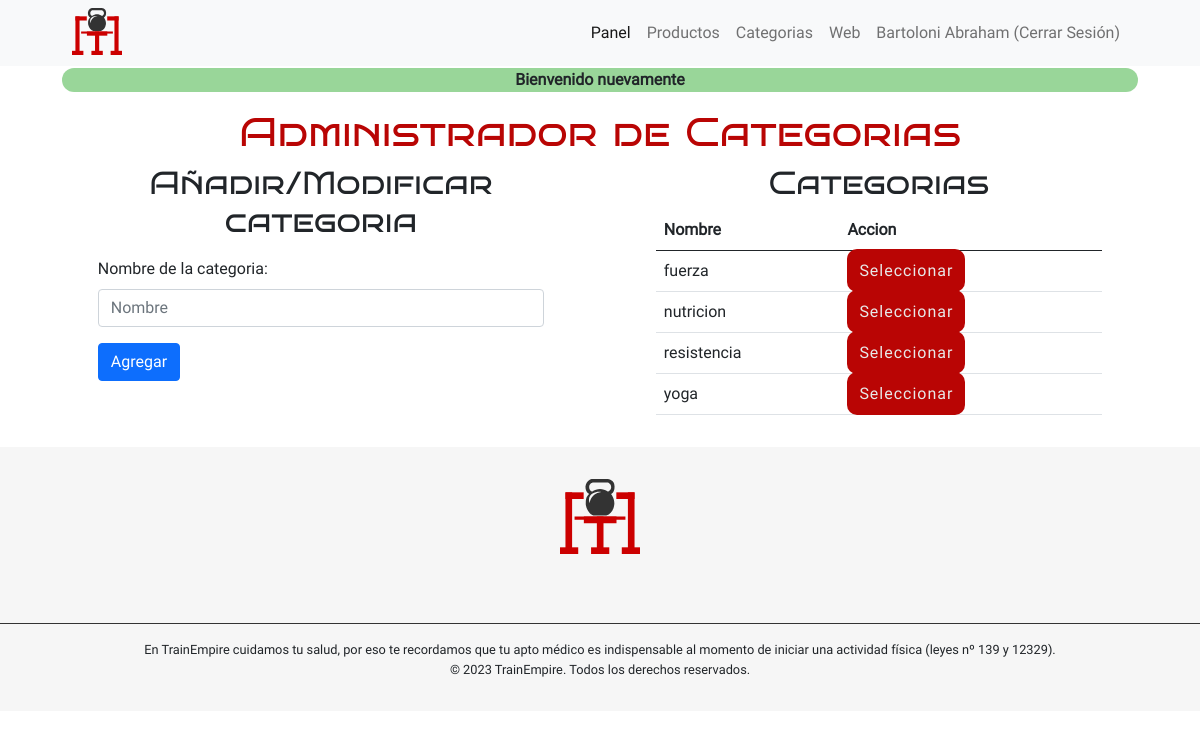
/sitio/admin/index.php?s=categorias (signed in), run on the app's committed database.
### tables this page shows
CREATE TABLE `usuarios` (
  `id_usuarios` int(10) UNSIGNED NOT NULL,
  `roles_fk` int(10) UNSIGNED NOT NULL,
  `email` varchar(255) NOT NULL,
  `password` varchar(255) NOT NULL,
  `username` varchar(45) DEFAULT NULL,
  `imagen` varchar(255) DEFAULT NULL
);

CREATE TABLE `categorias` (
  `id_categorias` int(10) UNSIGNED NOT NULL,
  `nombre` varchar(45) NOT NULL
);

### sitio/bootstrap/autoload.php (called while the page is built, shortened)
<?php
spl_autoload_register(function($nombreDeLaClase){
    $nombreDeLaClase = str_replace('\\', '/', $nombreDeLaClase);
    $rutaDeLaClase = __DIR__ . '/../clases/'. $nombreDeLaClase.'.php';
    $rutaDeLaClaseModelos = __DIR__ . '/../clases/modelos/'. $nombreDeLaClase.'.php';
    $rutaDeLaClaseAutenticacion = __DIR__ . '/../clases/autenticacion/'. $nombreDeLaClase.'.php';
});

### sitio/clases/autenticacion/Autenticacion.php (called while the page is built, shortened)
<?php
  require_once __DIR__ . '/../../bootstrap/autoload.php';
class Autenticacion{
    public function estaAutenticado():bool{
        return isset($_SESSION['id_usuarios']);
    }
    public function getUsuario(): ?Usuario{
        return (new Usuario)->porId($_SESSION['id_usuarios']);
    }
}

### sitio/clases/modelos/Modelo.php (called while the page is built, shortened)
<?php
require_once __DIR__ . '/../../bootstrap/autoload.php';
class Modelo{
    protected string $tabla = "";
    protected string $clavePrimaria = "";
    public function todo():array{
        $bd = BD::getConexion();
        $query = "SELECT * FROM " . $this->tabla;
        $stmt = $bd->prepare($query);
        $stmt->execute();
        $stmt->setFetchMode(PDO::FETCH_CLASS,static::class);
        return $stmt->fetchAll();
    }
    public function porId(int $id): ?static {
        $bd = BD::getConexion();
        $query = "SELECT * FROM " . $this->tabla . "
        WHERE " . $this->clavePrimaria . " = ?";
        $stmt = $bd->prepare($query);
        $stmt->execute([$id]);
        $stmt->setFetchMode(PDO::FETCH_CLASS, static::class);
        $instancia = $stmt->fetch();
        return $instancia;
    }
}

### sitio/clases/modelos/Usuario.php (called while the page is built, shortened)
<?php
class Usuario extends Modelo{
    private int $roles_fk;
    private ?string $username;
    public function getRolFk(): int
    {
        return $this->roles_fk;
    }
    public function getUsername(): ?string
    {
        return $this->username;
    }
}

### sitio/clases/modelos/Categorias.php (called while the page is built, shortened)
<?php
class Categorias extends Modelo{
    private int $id_categorias;
    private string $nombre;
    public function getNombre(): string{
        return $this->nombre;
    }
    public function getId(): string{
        return $this->id_categorias;
    }
}

### sitio/admin/secciones/categorias.php (the view, shortened to what this page needs)
<?php
$categorias = (new Categorias)->todo();
$id = isset($_GET['id'])? $_GET['id']: null;
if(isset($_SESSION['errores'])) {
    $errores = $_SESSION['errores'];
    unset($_SESSION['errores']);
} else {
    $errores = [];
}
if(isset($_SESSION['oldData'])) {
    $oldData = $_SESSION['oldData'];
    unset($_SESSION['oldData']);
} else {
    $oldData = [];
}
?>
<section>
    <h1>Administrador de Categorias</h1>
   <div class="admin-categorias">
   <section>
        <h2>Añadir/Modificar categoria</h2>
        <form action="acciones/administrar-categoria.php" method="post">
            <div class="row mt-3">
                <div class="col-md-12">
                    <label class="form-label" for="nombre">Nombre de la categoria:</label>
                    <input
                        type="text"
                        id="nombre"
                        name="nombre"
                        placeholder="Nombre"
                        class="form-control"
                        <?php if($id != null): ?>
                            value="<?= $categoria->getNombre()?>"
                        <?php else: ?>
                            value="<?= $oldData['nombre'] ?? null;?>"
                        <?php endif; ?>
                        <?php if(isset($errores['nombre'])): ?> aria-describedby="error-nombre" <?php endif; ?>>
                </div>
            </div>
            <div class="row mt-3">
                <div class="col-md-12">
                <?php if($id == null):?>
                    <button type="submit" class="btn btn-primary" name="accion" value="agregar">Agregar</button>
                <?php else:?>
                    <button type="submit" class="btn btn-warning" name="accion" value="editar">Editar</button>
                    <button type="submit" class="btn btn-danger" name="accion" value="eliminar">Eliminar</button>
                    <a href="../admin/index.php?s=categorias" class="btn btn-primary">Restaurar</a>
                <?php endif;?>
                </div>
            </div>
        </form>
    </section>
    <section>
        <h2>Categorias</h2>
            <table class="table">
            <thead class="thead-dark">
                <tr>
                    <th>Nombre</th>
                    <th>Accion</th>
                </tr>
            </thead>
            <tbody>
                <?php foreach ($categorias as $categoria):?>
                <tr>
                    <td><?=$categoria->getNombre();?></td>
                    <td>
                        <a href="index.php?s=categorias&id=<?= $categoria->getId();?>" class="btn-contacto">Seleccionar</a>
                    </td>
                </tr>
                <?php endforeach;?>
            </tbody>
        </table>
    </section>
   </div>
</section>

### sitio/admin/index.php (shortened to what this page needs)
<?php
  require_once __DIR__ . '/../bootstrap/autoload.php';
  $rutas = [
    'error' => [
     'title' => 'Página no encontrada',
    ],
    'dashboard' => [
      'title' => 'Tablero de Administracion',
      'requiereAutenticacion' => true
     ],
     'productos' => [
      'title' => 'Nuestros productos',
      'requiereAutenticacion' => true
     ],
     'anadir-planificaciones' => [
      'title' => 'Añadir planificacion',
      'requiereAutenticacion' => true
     ],
     'editar-planificaciones' => [
      'title' => 'Editar planificacion',
      'requiereAutenticacion' => true
     ],
     'eliminar-planificaciones' => [
      'title' => 'Eliminar planificacion',
      'requiereAutenticacion' => true
     ],
     'categorias' => [
      'title' => 'Nuestras categorias',
      'requiereAutenticacion' => true,
      'soloAdmin' => true
     ],
     'usuarios' => [
      'title' => 'Usuarios',
      'requiereAutenticacion' => true,
      'soloAdmin' => true
     ],
     'eliminar-usuario' => [
      'title' => 'Eliminar usuario',
      'requiereAutenticacion' => true,
      'soloAdmin' => true
     ],
     'iniciar-sesion' => [
      'title' => 'Ingresar al panel de administracion',
     ],
    ];
  $vista = $_GET['s'] ?? 'iniciar-sesion';
  $rutaOpciones = $rutas[$vista];
  $autenticacion = new Autenticacion();
  $soloAdmin = $rutaOpciones['soloAdmin'] ?? false;
  if($autenticacion->getUsuario()->getRolFk() === 3){
    $_SESSION['mensajeError'] = 'No posees permisos para visualizar este contenido';
    header('Location: ../index.php?s=home');
    exit;
  }
  if($soloAdmin && $autenticacion->getUsuario()->getRolFk() != 1){
    $_SESSION['mensajeError'] = 'Necesitas ser Administrador para visualizar este contenido';
    header('Location: index.php?s=dashboard');
    exit;
  }
?>
<!DOCTYPE html>
<html lang="es">
<head>
    <link rel="stylesheet" href="../estilos.css">
    <link rel="stylesheet" href="estilos_admin.css">
    <link rel="stylesheet" href="../css/bootstrap.min.css">
    <link rel="stylesheet" type="text/css" href="https://cdnjs.cloudflare.com/ajax/libs/font-awesome/5.15.1/css/all.min.css">
</head>
<body>
  <nav class="navbar navbar-expand-lg navbar-light bg-light">
    <div class="container-fluid">
      <span>TrainEmpire</span>
      <?php
    if($autenticacion->estaAutenticado()):
    ?>
      <div class="collapse navbar-collapse" id="navbarNav">
        <ul class="navbar-nav ms-auto">
          <li class="nav-item">
            <a class="nav-link active" aria-current="page" href="index.php?s=dashboard">Panel</a>
          </li>
          <?php if ($autenticacion->getUsuario()->getRolFk() === 1):?>
          <li class="nav-item">
            <a class="nav-link" href="index.php?s=productos">Productos</a>
          </li>
          <li class="nav-item">
            <a class="nav-link" href="index.php?s=categorias">Categorias</a>
          </li>
          <?php endif;?>
          <li class="nav-item">
            <a class="nav-link" href="../index.php">Web</a>
          </li>
          <li class="nav-item">
            <form action="acciones/cerrar-sesion.php" method="post">
              <button type="submit" class="nav-link"><?= $autenticacion->getUsuario()->getUsername()?$autenticacion->getUsuario()->getUsername():$autenticacion->getUsuario()->getEmail();?> (Cerrar Sesión)</button>
              </form>
          </li>
        </ul>
      </div>
      <?php endif;?>
    </div>
  </nav>
  <main class="container">
        <?php
        if(isset($_SESSION['mensajeExito'])):
        ?>
        <div class="msg-exito mb-3"><?= $_SESSION['mensajeExito']; ?></div>
        <?php
        endif;
        ?>
        <?php
        require_once __DIR__ . '/secciones/' . $vista . '.php';
        ?>
  </main>
  <footer class="footer">
    <h2 class="logo">TrainEmpire</h2>
     <div>
      <p>
        En TrainEmpire cuidamos tu salud, por eso te recordamos que tu apto médico es indispensable al momento de iniciar una actividad física (leyes nº 139 y 12329).
      </p>
      <p>
      &copy; 2023 TrainEmpire. Todos los derechos reservados.
      </p>
    </div>
  </footer>
</body>
</html>

### sitio/estilos.css (style rules this page uses)
:root { --color-primario: #e8e8e8; --color-primario2: #f6f6f6; --color-secundario: #990100; --color-secundario2:#b90504; --color-terciario: #333333; --tamano-fuente-grande: 4rem; --tamano-fuente-media: 1.5rem; --tamano-fuente-chica: 1rem; }
* { margin: 0; padding: 0; font-family: 'Roboto-Regular',Arial, Helvetica, sans-serif; scroll-behavior: smooth; -webkit-box-sizing: border-box; box-sizing: border-box; }
body { background-color: var(--color-primario); color: var(--color-terciario); }
body { overflow: hidden; }
body { overflow: auto; }
main { min-height: 43vh; }
nav>.container-fluid>span { margin-left: 5vw; display: block; height: 50px; width: 50px; background-image: url('assets/tp1_logo.svg'); background-repeat: no-repeat; text-indent: -9999em; }
nav ul { margin-right: 5vw ; }
.btn-contacto { border: 2px solid rgba(255,255,255,0.0); display: inline; color: var(--color-primario); padding: 10px; background-color: var(--color-secundario2); -webkit-border-radius: 10px; border-radius: 10px; margin-bottom: 4vh; text-decoration: none; letter-spacing: 1px; transition: all .5s; }
h1 { text-align: center; color: var(--color-secundario2); font-weight: bolder; font-family: 'Bruno Ace SC',Arial, Helvetica, sans-serif; }
h2 { font-size: var(--tamano-fuente-media); text-align: center; font-family: 'Bruno Ace SC',Arial, Helvetica, sans-serif }
ul { list-style: none; }
.footer { background-color: var(--color-primario2); padding: 2em 0; margin-top: 1em; }
.logo { display: block; height: 80px; width: 80px; background-image: url('assets/tp1_logo.svg'); background-repeat: no-repeat; text-indent: -9999em; margin: 0 auto 2em; }
footer>div:last-of-type { border-top: 1px solid var(--color-terciario); padding-top: 2vh; margin-top: 2vh; }
footer>div:last-of-type p { margin: auto; text-align: center; font-size: .8em; }
.msg-error,.msg-exito { font-weight: bolder; text-align: center; border-radius: 25px; margin: 2px 20px; }
.msg-exito { background: #00990166; }

### sitio/admin/estilos_admin.css (style rules this page uses)
nav button { border: none; background: #f8f9fa; }
.admin-categorias { display: flex; justify-content: space-between; align-items: flex-start; }
.admin-categorias>section { width: 50%; margin: 0 5%; }

### data on the page
usuarios: username "Bartoloni Abraham"
categorias: nombre "fuerza"
categorias: nombre "nutricion"
categorias: nombre "resistencia"
categorias: nombre "yoga"

### other printed values
$_SESSION['mensajeExito'] "Bienvenido nuevamente"
